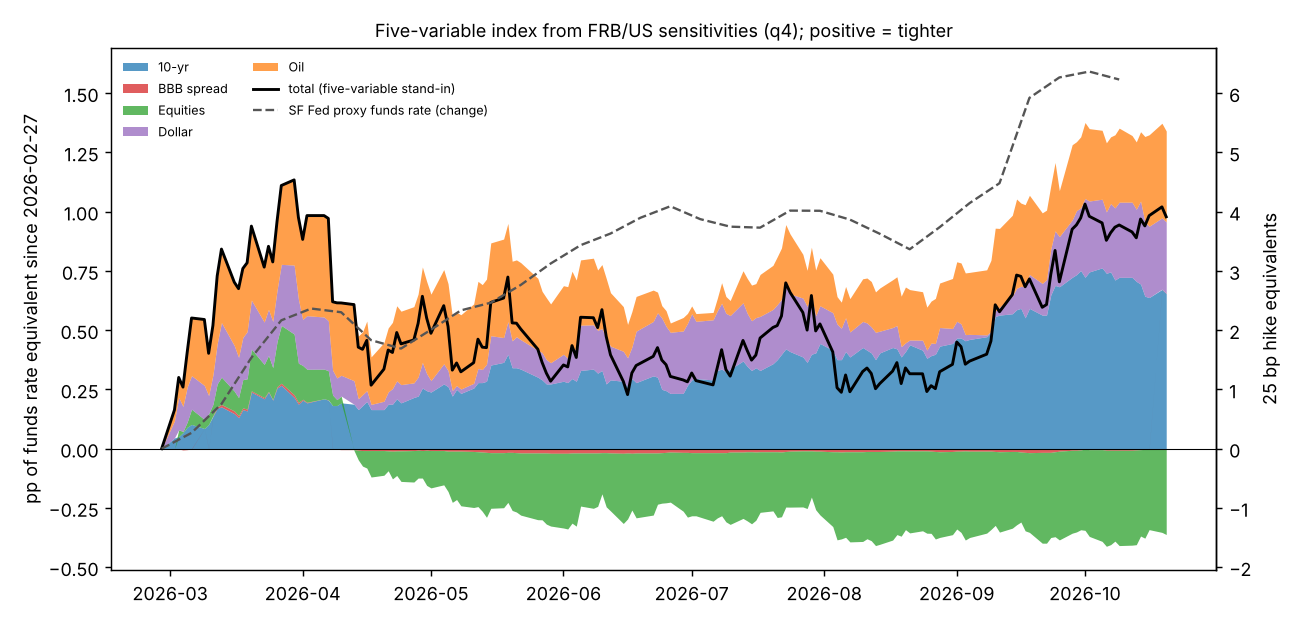

The Python source for this figure:
"""
Five-variable financial conditions index in federal funds rate equivalents (a reconstruction; see experimental/ms_fci/NOTES.md).

    FFReq(t) = s10 * d(10-yr yield, pp) + sBBB * d(BBB spread, pp) - sS * 100 dln(S&P 500) + sD * 100 dln(broad dollar)
               + sO * 100 dln(WTI oil),     all changes from a base date,

with the sensitivities s from FRB/US (experimental/ms_fci/frbus_sensitivities.csv: the GDP effect of each variable relative to that of the funds
rate, at the q4, q8 or q12 horizon). Positive = tighter. Divide by 0.25 for "25 bp hike equivalents".

Data: FRED DGS10, ICE BofA BBB option-adjusted spread (history/bbb_oas.csv, FRED BAMLC0A4CBBB), S&P 500 (history/sp500.csv, FRED SP500),
the Fed's broad dollar index DTWEXBGS extended with the ICE dollar index (history/dxy.csv) and then held, and WTI (FRED DCOILWTICO).
The Morgan Stanley index is not published, so this is a stand-in built from the described method. The date of the Iran conflict is not
established here, so the output scans base dates; it also compares with the SF Fed proxy funds rate (raw/proxy-funds-rate-data.xlsx if present).

Usage:  python experimental/ms_fci/ms5_index.py [--horizon q4|q8|q12] [--tenyear parallel|alone]   (run experimental/ms_fci/frbus_sensitivities.py first)
Outputs: experimental/ms_fci/ms5_index_daily.csv (contributions to the change since BASE, in pp of funds rate equivalent)
"""
import os, sys
import numpy as np, pandas as pd

ROOT = os.path.dirname(os.path.dirname(os.path.dirname(os.path.abspath(__file__))))
sys.path.insert(0, ROOT)
from fcig_replicate import fetch, fred, read_hist, extend_dollar, hold, RAW

HERE = os.path.dirname(os.path.abspath(__file__))
BASE = "2026-02-27"
HORIZON = sys.argv[sys.argv.index("--horizon") + 1] if "--horizon" in sys.argv else "q4"
TENYEAR = sys.argv[sys.argv.index("--tenyear") + 1] if "--tenyear" in sys.argv else "parallel"   # parallel long-rate move, or "alone"


def wti():
    p = os.path.join(RAW, "DCOILWTICO.csv")
    body = fetch("https://fred.stlouisfed.org/graph/fredgraph.csv?id=DCOILWTICO")
    if body is not None and body.startswith(b"observation_date"):   # FRED sometimes returns a maintenance page
        open(p, "wb").write(body)
    return fred("DCOILWTICO")


def inputs():
    y10 = fred("DGS10")
    oas = read_hist("bbb_oas.csv")
    sp = read_hist("sp500.csv")
    usd = fred("DTWEXBGS")
    usd, _ = extend_dollar(usd, read_hist("dxy.csv"))
    end = max(y10.index[-1], sp.index[-1], oas.index[-1])
    idx = sp["2025-06-01":].index
    X = pd.DataFrame(index=idx)
    for name, s in (("y10", y10), ("bbb", oas), ("sp", sp), ("usd", usd), ("oil", wti())):
        X[name] = hold(s, end).reindex(idx, method="ffill")
    return X.dropna()


def contributions(X, base, S):
    b = X.loc[:base].iloc[-1]
    d = X.loc[base:]
    out = pd.DataFrame({
        "10-yr": S["rg10"] * (d.y10 - b.y10),
        "BBB spread": S["rbbbp"] * (d.bbb - b.bbb),
        "Equities": -S["req"] * 100 * np.log(d.sp / b.sp),      # stocks up = looser
        "Dollar": S["fpxr"] * 100 * np.log(d.usd / b.usd),
        "Oil": S["poil"] * 100 * np.log(d.oil / b.oil),
    })
    out["Total"] = out.sum(axis=1)
    return out


def main():
    s = pd.read_csv(os.path.join(HERE, "frbus_sensitivities.csv"), index_col=0)
    S = s[f"ffr_eq_{HORIZON}"].to_dict()
    if TENYEAR == "alone":
        S["rg10"] = S["rg10_alone"]
    print(f"sensitivities (funds-rate pp per unit, {HORIZON}, 10-year {TENYEAR}):", {k: round(v, 3) for k, v in S.items() if k not in ("rff", "rg10_alone")})
    X = inputs()
    print("inputs through", X.index[-1].date(), "| latest:", X.iloc[-1].round(2).to_dict())
    C = contributions(X, BASE, S)
    C.to_csv(os.path.join(HERE, "ms5_index_daily.csv"), float_format="%.4f", index_label="date")

    print(f"\nChange since {BASE} in funds-rate equivalents (pp; 25 bp hikes in brackets):")
    for d in ("2026-04-01", "2026-05-01", "2026-06-01", "2026-07-01", "2026-07-10", "2026-07-20", "2026-08-31", "2026-09-30", str(C.index[-1].date())):
        r = C.loc[:d].iloc[-1]
        print(f"  {d}: total {r.Total:+.2f} ({r.Total / 0.25:+.1f})  | " + "  ".join(f"{k} {v:+.2f}" for k, v in r.drop("Total").items()))

    print("\nBase-date scan: change to 2026-07-10 (hikes of 25 bp) for several base dates:")
    for b in ("2026-01-30", "2026-02-13", "2026-02-27", "2026-03-06", "2026-03-13", "2026-03-27", "2026-04-10"):
        r = contributions(X, b, S).loc[:"2026-07-10"].iloc[-1]
        print(f"  from {b}: {r.Total:+.2f} ({r.Total / 0.25:+.1f})")

    p = os.path.join(RAW, "proxy-funds-rate-data.xlsx")
    proxy = None
    if os.path.exists(p):
        w = pd.read_excel(p, sheet_name="Weekly", skiprows=1, names=["date", "ffr", "proxy"]).assign(date=lambda x: pd.to_datetime(x.date)).set_index("date")
        print("\nSF Fed proxy funds rate change since", BASE, "(pp): ", {d: round(float(w.proxy[:d].iloc[-1] - w.proxy[:BASE].iloc[-1]), 2) for d in ("2026-07-10", "2026-10-09")})
        proxy = (w.proxy[BASE:] - w.proxy[:BASE].iloc[-1])
    plot(C, proxy)


def plot(C, proxy):
    import matplotlib
    matplotlib.use("Agg")
    import matplotlib.pyplot as plt
    pal = {"10-yr": "#1f77b4", "BBB spread": "#d62728", "Equities": "#2ca02c", "Dollar": "#9467bd", "Oil": "#ff7f0e"}
    fig, ax = plt.subplots(figsize=(10, 4.8))
    pos = np.zeros(len(C)); neg = np.zeros(len(C))
    for k, c in pal.items():
        v = C[k].values
        ax.fill_between(C.index, np.where(v >= 0, pos, neg), np.where(v >= 0, pos, neg) + v, color=c, alpha=0.75, lw=0, label=k)
        pos, neg = pos + np.clip(v, 0, None), neg + np.clip(v, None, 0)
    ax.plot(C.index, C.Total, "k-", lw=1.6, label="total (five-variable stand-in)")
    if proxy is not None:
        ax.plot(proxy.index, proxy.values, color="#555555", ls="--", lw=1.3, label="SF Fed proxy funds rate (change)")
    ax.axhline(0, color="k", lw=0.6)
    ax.set_ylabel(f"pp of funds rate equivalent since {BASE}")
    ax2 = ax.secondary_yaxis("right", functions=(lambda y: y / 0.25, lambda y: y * 0.25)); ax2.set_ylabel("25 bp hike equivalents")
    ax.set_title(f"Five-variable index from FRB/US sensitivities ({HORIZON}); positive = tighter", fontsize=10)
    ax.legend(fontsize=7, ncol=2, frameon=False, loc="upper left")
    fig.tight_layout(); fig.savefig(os.path.join(HERE, "ms5_index.png"), dpi=130)


if __name__ == "__main__":
    main()
